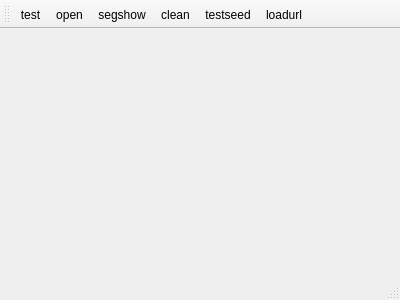
<?xml version="1.0" encoding="UTF-8"?>
<ui version="4.0">
 <class>MainWindow</class>
 <widget class="QMainWindow" name="MainWindow">
  <property name="geometry">
   <rect>
    <x>0</x>
    <y>0</y>
    <width>400</width>
    <height>300</height>
   </rect>
  </property>
  <property name="windowTitle">
   <string>MainWindow</string>
  </property>
  <widget class="QWidget" name="centralWidget"/>
  <widget class="QMenuBar" name="menuBar">
   <property name="geometry">
    <rect>
     <x>0</x>
     <y>0</y>
     <width>400</width>
     <height>25</height>
    </rect>
   </property>
  </widget>
  <widget class="QToolBar" name="mainToolBar">
   <attribute name="toolBarArea">
    <enum>TopToolBarArea</enum>
   </attribute>
   <attribute name="toolBarBreak">
    <bool>false</bool>
   </attribute>
   <addaction name="actionTest"/>
   <addaction name="actionOpen"/>
   <addaction name="actionSegshow"/>
   <addaction name="actionClean"/>
   <addaction name="actionTestseed"/>
   <addaction name="actionLoadurl"/>
  </widget>
  <widget class="QStatusBar" name="statusBar"/>
  <action name="actionTest">
   <property name="text">
    <string>test</string>
   </property>
  </action>
  <action name="actionOpen">
   <property name="text">
    <string>open</string>
   </property>
  </action>
  <action name="actionSegshow">
   <property name="text">
    <string>segshow</string>
   </property>
  </action>
  <action name="actionClean">
   <property name="text">
    <string>clean</string>
   </property>
  </action>
  <action name="actionTestseed">
   <property name="text">
    <string>testseed</string>
   </property>
  </action>
  <action name="actionLoadurl">
   <property name="text">
    <string>loadurl</string>
   </property>
  </action>
 </widget>
 <layoutdefault spacing="6" margin="11"/>
 <resources/>
 <connections/>
</ui>
